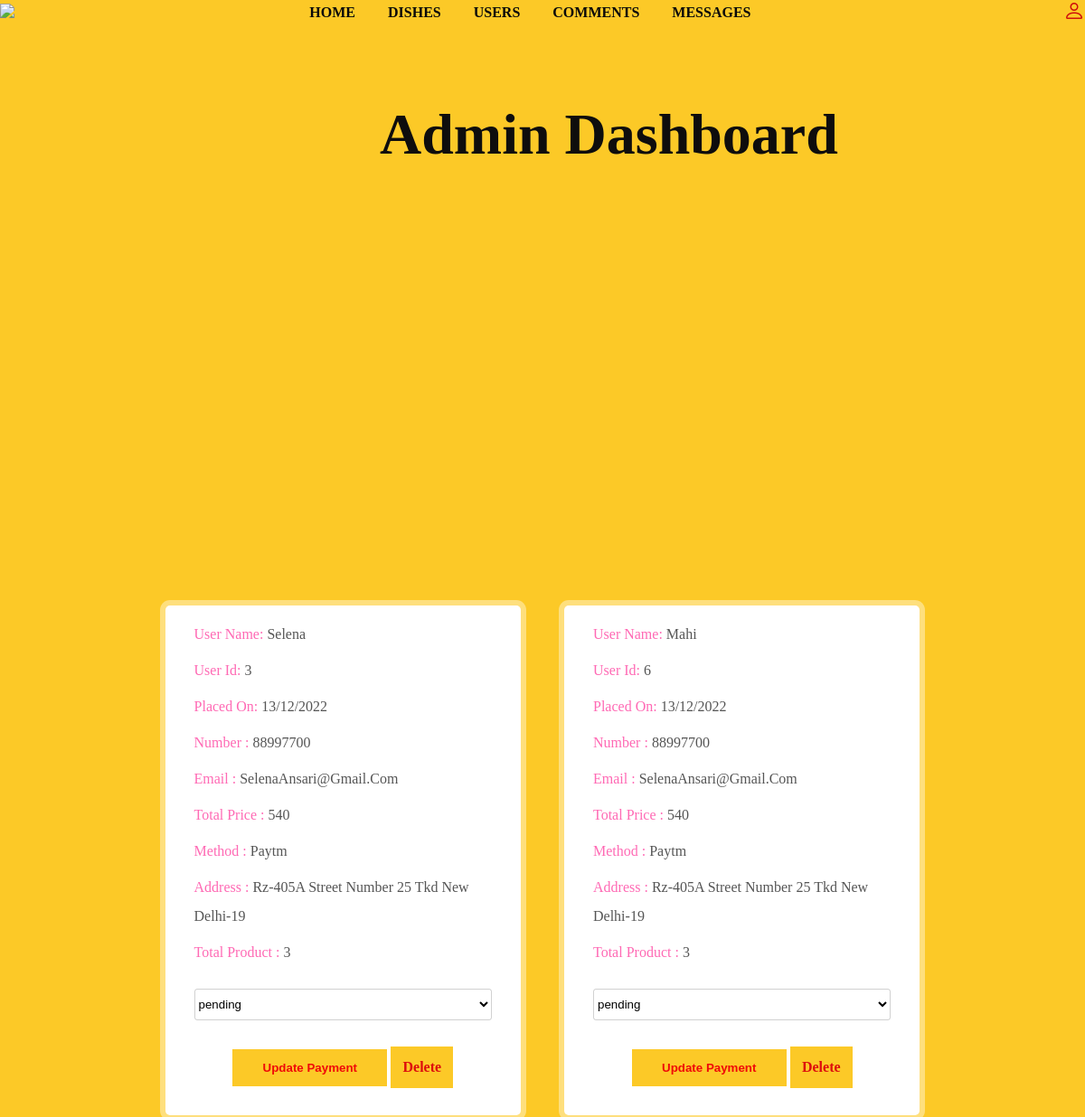
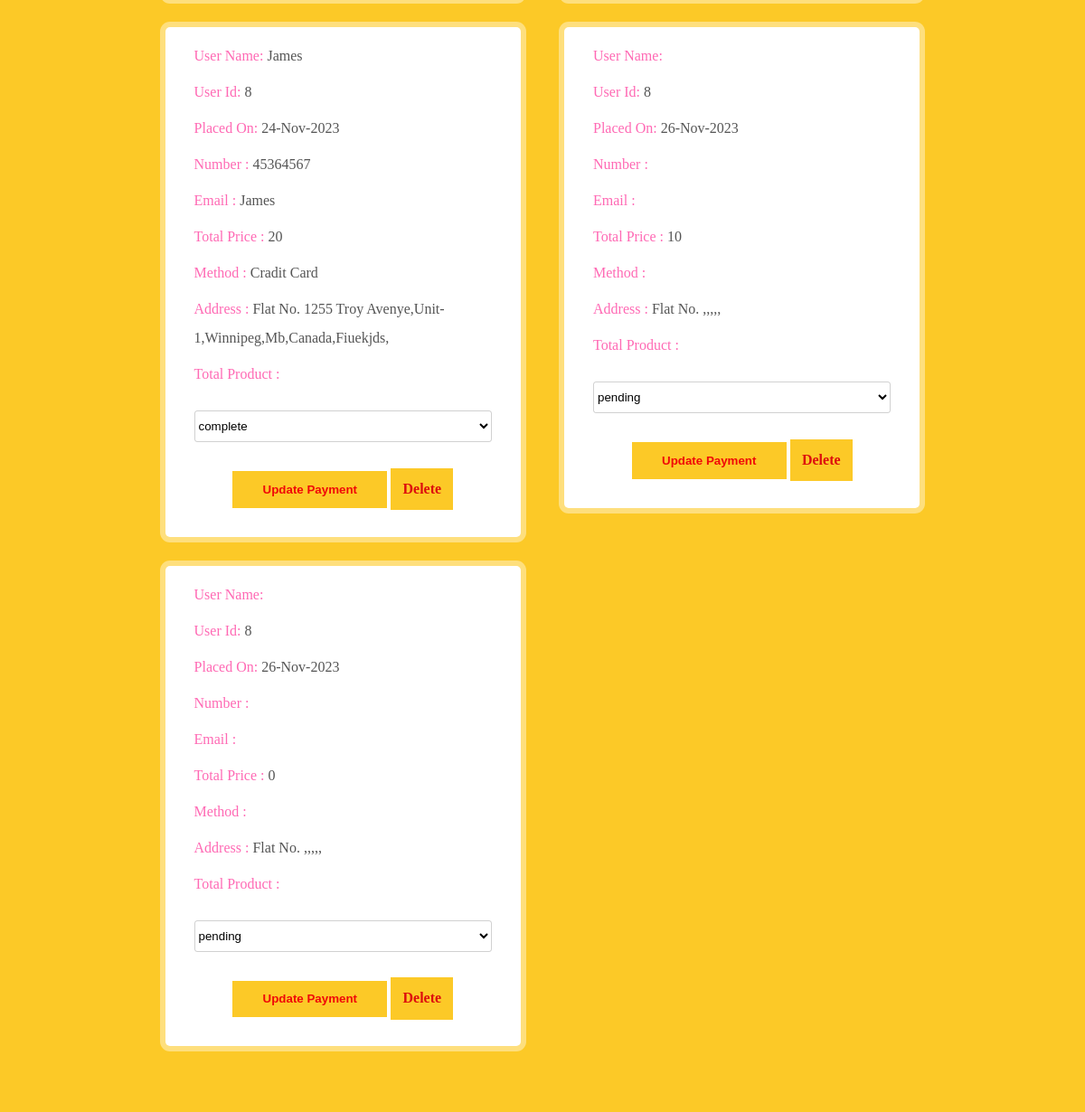
The app's page /admin_order.php (signed in) with its own data (2 pictures, top to bottom).
### tables this page shows
CREATE TABLE `orders` (
  `id` int(255) NOT NULL,
  `user_id` int(255) NOT NULL,
  `name` varchar(255) NOT NULL,
  `number` varchar(255) NOT NULL,
  `email` varchar(255) NOT NULL,
  `method` varchar(255) NOT NULL,
  `address` varchar(255) NOT NULL,
  `total_products` varchar(255) NOT NULL,
  `total_price` varchar(255) NOT NULL,
  `placed_on` varchar(255) NOT NULL,
  `payment_status` varchar(255) NOT NULL DEFAULT 'pending'
);

### admin_order.php (the view, shortened to what this page needs)
<?php
    include 'connection.php';
?>
<!DOCTYPE html>
<html lang="en">
<head>
    <link rel="stylesheet" href="https://cdn.jsdelivr.net/npm/bootstrap-icons@1.9.1/font/bootstrap-icons.css">
    <link rel="stylesheet" href="style.css">
</head>
<body>
    <?php include 'admin_header.php'; ?>
	<section class="order-container">
		<h1 class="title">total order placed</h1>
		<div class="box-container">
			<?php
				$select_orders = mysqli_query($conn,"SELECT * FROM `orders`") or die('query failed');
				if (mysqli_num_rows($select_orders)>0) {
					while($fetch_orders = mysqli_fetch_assoc($select_orders)){
			?>
			<div class="box">
				<p>user name: <span><?php echo $fetch_orders['name']; ?></span></p>
				<p>user id: <span><?php echo $fetch_orders['user_id']; ?></span></p>
				<p>placed on: <span><?php echo $fetch_orders['placed_on']; ?></span></p>
				<p>number : <span><?php echo $fetch_orders['number']; ?></span></p>
				<p>email : <span><?php echo $fetch_orders['email']; ?></span></p>
				<p>total price : <span><?php echo $fetch_orders['total_price']; ?></span></p>
				<p>method : <span><?php echo $fetch_orders['method']; ?></span></p>
				<p>address : <span><?php echo $fetch_orders['address']; ?></span></p>
				<p>total product : <span><?php echo $fetch_orders['total_products']; ?></span></p>
				<form method="post">
					<select name="update_payment">
						<option disabled selected><?php echo $fetch_orders['payment_status']; ?></option>
					</select>
					<input type="submit" name="update_order" value="update payment" class="btn">
					<a href="admin_order.php?delete=<?php echo $fetch_orders['id']; ?>;" onclick="return confirm('delete this message');" class="delete">delete</a>
				</form>
			</div>
			<?php
					}
				}else{
						echo '
							<div class="empty">
								<p>no order placed yet!</p>
							</div>
						';
				}
			?>
		</div>
	</section>
</body>
</html>

### admin_header.php (shortened to what this page needs)
<!DOCTYPE html>
<html lang="en">
<head>
	<link rel="stylesheet" href="https://cdn.jsdelivr.net/npm/bootstrap-icons@1.9.1/font/bootstrap-icons.css">
</head>
<body>
	<header class="header">
		<div class="flex">
			<a href="admin_pannel.php" class="logo"><img src="img/logo.png"></a>
			<nav class="navbar">
				<a href="admin_pannel.php">home</a>
				<a href="admin_product.php">dishes</a>
				<a href="admin_user.php">users</a>
				<a href="admin_comments.php">Comments</a>
				<a href="admin_message.php">messages</a>
			</nav>
			<div class="icons">
				<i class="bi bi-person" id="user-btn"></i>
			</div>
		</div>
	</header>
 	<div class="banner">
		<div class="detail">
			<h1>Admin dashboard</h1>
		</div>
	</div>
</body>
</html>

### style.css (style rules this page uses)
* { margin: 0; padding: 0; box-sizing: border-box; }
:root { --box-shadow: 0px 0px 0px 6px rgb(255 255 255/40%); --box-shadow2: 0 .5rem 1rem rgba(0, 0, 0, 0.1); --orange: #fcc927; }
a { text-decoration: none; }
.btn { padding: .8rem 2.5em; text-transform: uppercase; background: #fff; color: var(--orange); border-radius: 10px; cursor: pointer; }
.title { text-align: center; margin-bottom: 1rem }
input, textarea, select { outline: none; border: 1px solid #55555544; background: transparent; width: 100%; padding: 1rem 1.5rem; border-radius: 10px; margin: 1rem 0; }
input[type=submit] { cursor: pointer; }
.form-container::before, .show-products::before, .message-container::before, .order-container::before { content: ''; position: absolute; top: -5%; left: -10px; width: 225px; height: 650px; background-size: 225px; background-repeat: no-repeat; z-index: 100; }
.banner { background: var(--orange); width: 100%; height: 50vh; position: relative; z-index: 1; }
.banner .detail { position: absolute; padding: 7rem 0; left: 35%; text-align: center; z-index: 200; }
.banner .detail h1 { font-size: 4rem; color: #0e0d0d; justify-content: center; text-transform: capitalize; }
header { position: fixed; top: 0; left: 0; width: 100%; z-index: 101; transition: .3s; }
.flex { max-width: 1200px; display: flex; justify-content: space-between; align-items: center; position: relative; margin: 0 auto; }
.navbar a { margin: 0 1rem; font-size: 1rem; color: #0a0a0a; text-transform: uppercase; font-weight: bold; }
.header .icons { display: flex; }
.header .icons i { margin-left: 1.2rem; font-size: 1.5rem; cursor: pointer; color: #ce0c0c; font-weight: bold; }
.box-container { padding: 2% 8%; display: grid; grid-template-columns: repeat(auto-fit, minmax(15rem,1fr)); column-gap: 1rem; margin-top: 250px; }
.box-container .box { background: #fff; box-shadow: var(--box-shadow); padding: 2rem; text-align: center; border-radius: 5px; margin: 1rem; }
.show-products, .message-container, .order-container { position: relative; background: var(--orange); margin-top: -3.5rem; }
.box-container .box { line-height: 2; }
.edit, .delete { color: #dd0d0d; font-weight: bold; background: var(--orange); padding: 0.5rem; text-transform: capitalize; line-height: 1.5; margin-bottom: 0.5rem; display: inline-block; }
.message-container .title, .order-container .title { text-transform: uppercase; padding-top: 3rem; }
.order-container { padding: 3% 7%; }
.order-container .box-container { grid-template-columns: repeat(auto-fit, minmax(20rem,1fr)); justify-content: center; align-items: flex-start; }
.order-container .box { text-align: left; padding: 1rem 2rem; }
.order-container .box p { margin-bottom: .5rem; text-transform: capitalize; color: hotpink; }
.order-container .box span { color: #555; }
.order-container form { text-align: center; }
.order-container form select { width: 100%; margin: 1rem auto; padding: .5rem 0; cursor: pointer; border-radius: 3px; }
.order-container form input { width: auto; border-radius: unset; border: none; background: var(--orange); color: #f00808; font-weight: bold; text-transform: capitalize; }
.order-container .box .delete { padding: .7rem 4%; }

### records on screen
orders: name "Selena", user "3", placed_on "13/12/2022", number "88997700", email "SelenaAnsari@gmail.com", total_price "540", method "Paytm", address "Rz-405A Street Number 25 Tkd New Delhi-19", total_products "3", update_payment "pending"
orders: name "Mahi", user "6", placed_on "13/12/2022", number "88997700", email "SelenaAnsari@gmail.com", total_price "540", method "Paytm", address "Rz-405A Street Number 25 Tkd New Delhi-19", total_products "3", update_payment "pending"
orders: name "James", user "8", placed_on "24-Nov-2023", number "45364567", email "James", total_price "20", method "Cradit Card", address "Flat No. 1255 Troy Avenye,unit-1,winnipeg,mb,Canada,fiuekjds,", update_payment "complete"
orders: user "8", placed_on "26-Nov-2023", total_price "10", address "Flat No. ,,,,,", update_payment "pending"
orders: user "8", placed_on "26-Nov-2023", total_price "0", address "Flat No. ,,,,,", update_payment "pending"
